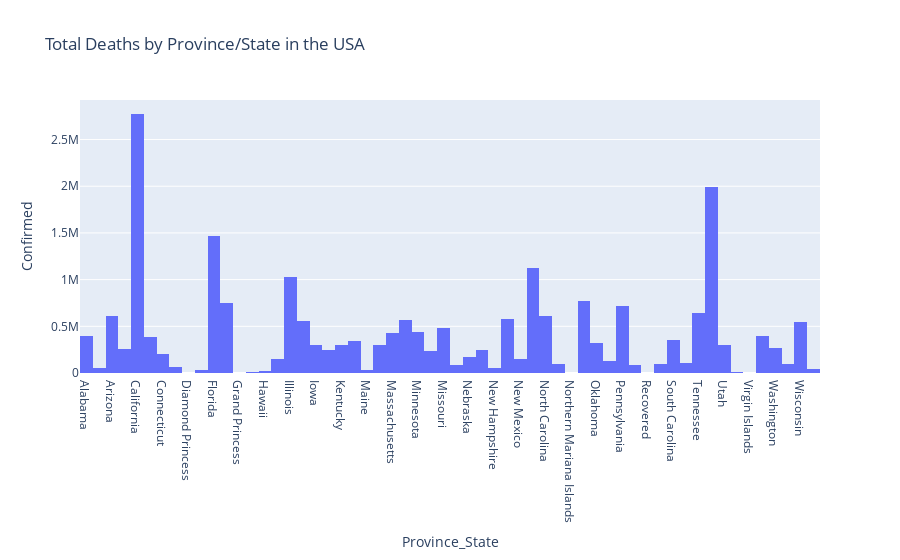

Write notebook code for a chart like this one.
### Markdown cell above
### Plot Province/State Wise Confirmed cases in USA

### Code cell
data = covid_data.query('Country_Region == "US" ')

fig = px.bar(data, x='Province_State', y='Confirmed',
      title='Total Deaths by Province/State in the USA')
fig.update_traces(marker_line_width = 0, textfont_size=12, textangle=0, textposition='outside', cliponaxis=False)
fig.update_layout(bargap=0, bargroupgap=0) #to remove white lines across bars
fig.show()

### Figure 1 — Plotly figure (JSON) as saved in the notebook; plotly's stock layout.template omitted (floating-point values rounded to 4 significant figures; data arrays with more than 128 entries replaced by an {"elided": "..."} marker saying what was removed)
{"data": [{"alignmentgroup": "True", "cliponaxis": false, "hovertemplate": "Province_State=%{x}<br>Confirmed=%{y}<extra></extra>", "legendgroup": "", "marker": {"color": "#636efa", "line": {"width": 0}, "pattern": {"shape": ""}}, "name": "", "offsetgroup": "", "orientation": "v", "showlegend": false, "textangle": 0, "textfont": {"size": 12}, "textposition": "outside", "type": "bar", "x": {"elided": "3276 str values"}, "xaxis": "x", "y": {"elided": "3276 int values"}, "yaxis": "y"}], "layout": {"bargap": 0, "bargroupgap": 0, "barmode": "relative", "legend": {"tracegroupgap": 0}, "title": {"text": "Total Deaths by Province/State in the USA"}, "xaxis": {"anchor": "y", "domain": [0, 1], "title": {"text": "Province_State"}}, "yaxis": {"anchor": "x", "domain": [0, 1], "title": {"text": "Confirmed"}}}}
